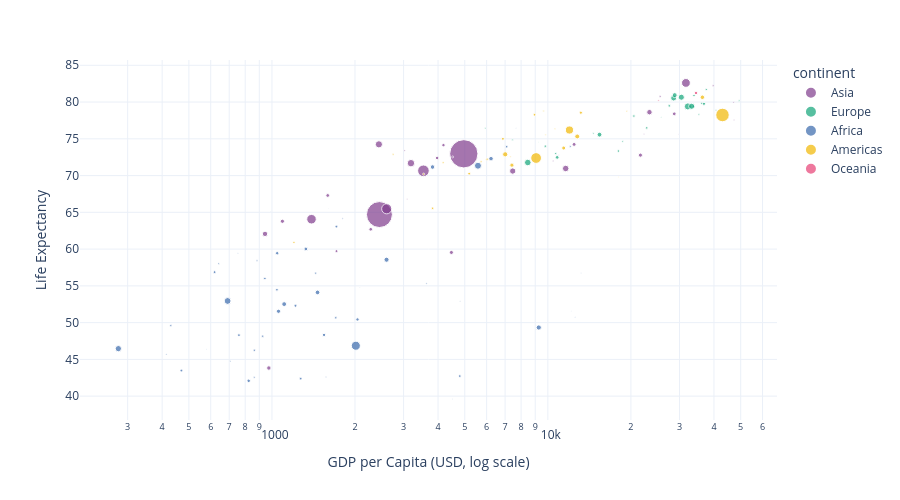

Write notebook code for a chart like this one.
### Markdown cell above
### Example 2 — Bubble chart: add population as size

### Code cell
fig = px.scatter(data_frame=df, x='gdpPercap', y='lifeExp',
                 size='pop', # must be a continuous numerical column
                 color='continent',                    
                 hover_name='country',
                 hover_data={'continent':False},
                 log_x=True,                             # log scale: wealth is non-linear
                 labels={'gdpPercap': 'GDP per Capita (USD, log scale)', 'lifeExp': 'Life Expectancy'},
                 color_discrete_sequence=px.colors.qualitative.Bold, 
                  template='plotly_white',
                 height=500)

fig.show()

### Figure 1 — Plotly figure (JSON) as saved in the notebook; plotly's stock layout.template omitted (floating-point values rounded to 4 significant figures)
{"data": [{"customdata": [["Asia"], ["Asia"], ["Asia"], ["Asia"], ["Asia"], ["Asia"], ["Asia"], ["Asia"], ["Asia"], ["Asia"], ["Asia"], ["Asia"], ["Asia"], ["Asia"], ["Asia"], ["Asia"], ["Asia"], ["Asia"], ["Asia"], ["Asia"], ["Asia"], ["Asia"], ["Asia"], ["Asia"], ["Asia"], ["Asia"], ["Asia"], ["Asia"], ["Asia"], ["Asia"], ["Asia"], ["Asia"], ["Asia"]], "hovertemplate": "<b>%{hovertext}</b><br><br>GDP per Capita (USD, log scale)=%{x}<br>Life Expectancy=%{y}<br>pop=%{marker.size}<extra></extra>", "hovertext": ["Afghanistan", "Bahrain", "Bangladesh", "Cambodia", "China", "Hong Kong, China", "India", "Indonesia", "Iran", "Iraq", "Israel", "Japan", "Jordan", "Korea, Dem. Rep.", "Korea, Rep.", "Kuwait", "Lebanon", "Malaysia", "Mongolia", "Myanmar", "Nepal", "Oman", "Pakistan", "Philippines", "Saudi Arabia", "Singapore", "Sri Lanka", "Syria", "Taiwan", "Thailand", "Vietnam", "West Bank and Gaza", "Yemen, Rep."], "legendgroup": "Asia", "marker": {"color": "rgb(127, 60, 141)", "size": [31889923, 708573, 150448339, 14131858, 1318683096, 6980412, 1110396331, 223547000, 69453570, 27499638, 6426679, 127467972, 6053193, 23301725, 49044790, 2505559, 3921278, 24821286, 2874127, 47761980, 28901790, 3204897, 169270617, 91077287, 27601038, 4553009, 20378239, 19314747, 23174294, 65068149, 85262356, 4018332, 22211743], "sizemode": "area", "sizeref": 3297000.0, "symbol": "circle"}, "mode": "markers", "name": "Asia", "orientation": "v", "showlegend": true, "type": "scatter", "x": [974.6, 29800.0, 1391.0, 1714.0, 4959.0, 39720.0, 2452.0, 3541.0, 11610.0, 4471.0, 25520.0, 31660.0, 4519.0, 1593.0, 23350.0, 47310.0, 10460.0, 12450.0, 3096.0, 944.0, 1091.0, 22320.0, 2606.0, 3190.0, 21650.0, 47140.0, 3970.0, 4185.0, 28720.0, 7458.0, 2442.0, 3025.0, 2281.0], "xaxis": "x", "y": [43.83, 75.64, 64.06, 59.72, 72.96, 82.21, 64.7, 70.65, 70.96, 59.55, 80.75, 82.6, 72.53, 67.3, 78.62, 77.59, 71.99, 74.24, 66.8, 62.07, 63.78, 75.64, 65.48, 71.69, 72.78, 79.97, 72.4, 74.14, 78.4, 70.62, 74.25, 73.42, 62.7], "yaxis": "y"}, {"customdata": [["Europe"], ["Europe"], ["Europe"], ["Europe"], ["Europe"], ["Europe"], ["Europe"], ["Europe"], ["Europe"], ["Europe"], ["Europe"], ["Europe"], ["Europe"], ["Europe"], ["Europe"], ["Europe"], ["Europe"], ["Europe"], ["Europe"], ["Europe"], ["Europe"], ["Europe"], ["Europe"], ["Europe"], ["Europe"], ["Europe"], ["Europe"], ["Europe"], ["Europe"], ["Europe"]], "hovertemplate": "<b>%{hovertext}</b><br><br>GDP per Capita (USD, log scale)=%{x}<br>Life Expectancy=%{y}<br>pop=%{marker.size}<extra></extra>", "hovertext": ["Albania", "Austria", "Belgium", "Bosnia and Herzegovina", "Bulgaria", "Croatia", "Czech Republic", "Denmark", "Finland", "France", "Germany", "Greece", "Hungary", "Iceland", "Ireland", "Italy", "Montenegro", "Netherlands", "Norway", "Poland", "Portugal", "Romania", "Serbia", "Slovak Republic", "Slovenia", "Spain", "Sweden", "Switzerland", "Turkey", "United Kingdom"], "legendgroup": "Europe", "marker": {"color": "rgb(17, 165, 121)", "size": [3600523, 8199783, 10392226, 4552198, 7322858, 4493312, 10228744, 5468120, 5238460, 61083916, 82400996, 10706290, 9956108, 301931, 4109086, 58147733, 684736, 16570613, 4627926, 38518241, 10642836, 22276056, 10150265, 5447502, 2009245, 40448191, 9031088, 7554661, 71158647, 60776238], "sizemode": "area", "sizeref": 3297000.0, "symbol": "circle"}, "mode": "markers", "name": "Europe", "orientation": "v", "showlegend": true, "type": "scatter", "x": [5937.0, 36130.0, 33690.0, 7446.0, 10680.0, 14620.0, 22830.0, 35280.0, 33210.0, 30470.0, 32170.0, 27540.0, 18010.0, 36180.0, 40680.0, 28570.0, 9254.0, 36800.0, 49360.0, 15390.0, 20510.0, 10810.0, 9787.0, 18680.0, 25770.0, 28820.0, 33860.0, 37510.0, 8458.0, 33200.0], "xaxis": "x", "y": [76.42, 79.83, 79.44, 74.85, 73.0, 75.75, 76.49, 78.33, 79.31, 80.66, 79.41, 79.48, 73.34, 81.76, 78.89, 80.55, 74.54, 79.76, 80.2, 75.56, 78.1, 72.48, 74.0, 74.66, 77.93, 80.94, 80.88, 81.7, 71.78, 79.42], "yaxis": "y"}, {"customdata": [["Africa"], ["Africa"], ["Africa"], ["Africa"], ["Africa"], ["Africa"], ["Africa"], ["Africa"], ["Africa"], ["Africa"], ["Africa"], ["Africa"], ["Africa"], ["Africa"], ["Africa"], ["Africa"], ["Africa"], ["Africa"], ["Africa"], ["Africa"], ["Africa"], ["Africa"], ["Africa"], ["Africa"], ["Africa"], ["Africa"], ["Africa"], ["Africa"], ["Africa"], ["Africa"], ["Africa"], ["Africa"], ["Africa"], ["Africa"], ["Africa"], ["Africa"], ["Africa"], ["Africa"], ["Africa"], ["Africa"], ["Africa"], ["Africa"], ["Africa"], ["Africa"], ["Africa"], ["Africa"], ["Africa"], ["Africa"], ["Africa"], ["Africa"], ["Africa"], ["Africa"]], "hovertemplate": "<b>%{hovertext}</b><br><br>GDP per Capita (USD, log scale)=%{x}<br>Life Expectancy=%{y}<br>pop=%{marker.size}<extra></extra>", "hovertext": ["Algeria", "Angola", "Benin", "Botswana", "Burkina Faso", "Burundi", "Cameroon", "Central African Republic", "Chad", "Comoros", "Congo, Dem. Rep.", "Congo, Rep.", "Cote d'Ivoire", "Djibouti", "Egypt", "Equatorial Guinea", "Eritrea", "Ethiopia", "Gabon", "Gambia", "Ghana", "Guinea", "Guinea-Bissau", "Kenya", "Lesotho", "Liberia", "Libya", "Madagascar", "Malawi", "Mali", "Mauritania", "Mauritius", "Morocco", "Mozambique", "Namibia", "Niger", "Nigeria", "Reunion", "Rwanda", "Sao Tome and Principe", "Senegal", "Sierra Leone", "Somalia", "South Africa", "Sudan", "Swaziland", "Tanzania", "Togo", "Tunisia", "Uganda", "Zambia", "Zimbabwe"], "legendgroup": "Africa", "marker": {"color": "rgb(57, 105, 172)", "size": [33333216, 12420476, 8078314, 1639131, 14326203, 8390505, 17696293, 4369038, 10238807, 710960, 64606759, 3800610, 18013409, 496374, 80264543, 551201, 4906585, 76511887, 1454867, 1688359, 22873338, 9947814, 1472041, 35610177, 2012649, 3193942, 6036914, 19167654, 13327079, 12031795, 3270065, 1250882, 33757175, 19951656, 2055080, 12894865, 135031164, 798094, 8860588, 199579, 12267493, 6144562, 9118773, 43997828, 42292929, 1133066, 38139640, 5701579, 10276158, 29170398, 11746035, 12311143], "sizemode": "area", "sizeref": 3297000.0, "symbol": "circle"}, "mode": "markers", "name": "Africa", "orientation": "v", "showlegend": true, "type": "scatter", "x": [6223.0, 4797.0, 1441.0, 12570.0, 1217.0, 430.1, 2042.0, 706.0, 1704.0, 986.1, 277.6, 3633.0, 1545.0, 2082.0, 5581.0, 12150.0, 641.4, 690.8, 13210.0, 752.7, 1328.0, 942.7, 579.2, 1463.0, 1569.0, 414.5, 12060.0, 1045.0, 759.3, 1043.0, 1803.0, 10960.0, 3820.0, 823.7, 4811.0, 619.7, 2014.0, 7670.0, 863.1, 1598.0, 1712.0, 862.5, 926.1, 9270.0, 2602.0, 4513.0, 1107.0, 883.0, 7093.0, 1056.0, 1271.0, 469.7], "xaxis": "x", "y": [72.3, 42.73, 56.73, 50.73, 52.3, 49.58, 50.43, 44.74, 50.65, 65.15, 46.46, 55.32, 48.33, 54.79, 71.34, 51.58, 58.04, 52.95, 56.73, 59.45, 60.02, 56.01, 46.39, 54.11, 42.59, 45.68, 73.95, 59.44, 48.3, 54.47, 64.16, 72.8, 71.16, 42.08, 52.91, 56.87, 46.86, 76.44, 46.24, 65.53, 63.06, 42.57, 48.16, 49.34, 58.56, 39.61, 52.52, 58.42, 73.92, 51.54, 42.38, 43.49], "yaxis": "y"}, {"customdata": [["Americas"], ["Americas"], ["Americas"], ["Americas"], ["Americas"], ["Americas"], ["Americas"], ["Americas"], ["Americas"], ["Americas"], ["Americas"], ["Americas"], ["Americas"], ["Americas"], ["Americas"], ["Americas"], ["Americas"], ["Americas"], ["Americas"], ["Americas"], ["Americas"], ["Americas"], ["Americas"], ["Americas"], ["Americas"]], "hovertemplate": "<b>%{hovertext}</b><br><br>GDP per Capita (USD, log scale)=%{x}<br>Life Expectancy=%{y}<br>pop=%{marker.size}<extra></extra>", "hovertext": ["Argentina", "Bolivia", "Brazil", "Canada", "Chile", "Colombia", "Costa Rica", "Cuba", "Dominican Republic", "Ecuador", "El Salvador", "Guatemala", "Haiti", "Honduras", "Jamaica", "Mexico", "Nicaragua", "Panama", "Paraguay", "Peru", "Puerto Rico", "Trinidad and Tobago", "United States", "Uruguay", "Venezuela"], "legendgroup": "Americas", "marker": {"color": "rgb(242, 183, 1)", "size": [40301927, 9119152, 190010647, 33390141, 16284741, 44227550, 4133884, 11416987, 9319622, 13755680, 6939688, 12572928, 8502814, 7483763, 2780132, 108700891, 5675356, 3242173, 6667147, 28674757, 3942491, 1056608, 301139947, 3447496, 26084662], "sizemode": "area", "sizeref": 3297000.0, "symbol": "circle"}, "mode": "markers", "name": "Americas", "orientation": "v", "showlegend": true, "type": "scatter", "x": [12780.0, 3822.0, 9066.0, 36320.0, 13170.0, 7007.0, 9645.0, 8948.0, 6025.0, 6873.0, 5728.0, 5186.0, 1202.0, 3548.0, 7321.0, 11980.0, 2749.0, 9809.0, 4173.0, 7409.0, 19330.0, 18010.0, 42950.0, 10610.0, 11420.0], "xaxis": "x", "y": [75.32, 65.55, 72.39, 80.65, 78.55, 72.89, 78.78, 78.27, 72.23, 74.99, 71.88, 70.26, 60.92, 70.2, 72.57, 76.19, 72.9, 75.54, 71.75, 71.42, 78.75, 69.82, 78.24, 76.38, 73.75], "yaxis": "y"}, {"customdata": [["Oceania"], ["Oceania"]], "hovertemplate": "<b>%{hovertext}</b><br><br>GDP per Capita (USD, log scale)=%{x}<br>Life Expectancy=%{y}<br>pop=%{marker.size}<extra></extra>", "hovertext": ["Australia", "New Zealand"], "legendgroup": "Oceania", "marker": {"color": "rgb(231, 63, 116)", "size": [20434176, 4115771], "sizemode": "area", "sizeref": 3297000.0, "symbol": "circle"}, "mode": "markers", "name": "Oceania", "orientation": "v", "showlegend": true, "type": "scatter", "x": [34440.0, 25190.0], "xaxis": "x", "y": [81.23, 80.2], "yaxis": "y"}], "layout": {"height": 500, "legend": {"itemsizing": "constant", "title": {"text": "continent"}, "tracegroupgap": 0}, "margin": {"t": 60}, "xaxis": {"anchor": "y", "domain": [0, 1], "title": {"text": "GDP per Capita (USD, log scale)"}, "type": "log"}, "yaxis": {"anchor": "x", "domain": [0, 1], "title": {"text": "Life Expectancy"}}}}
